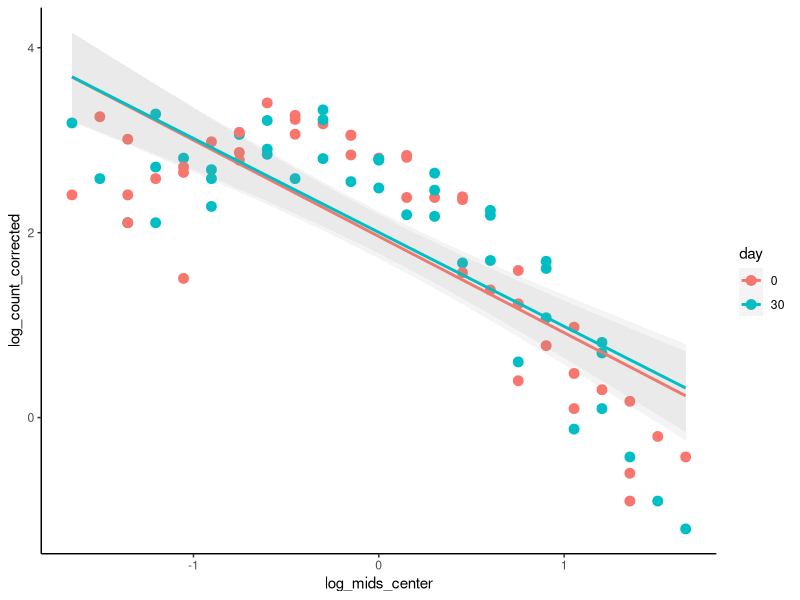

R code for this plot: (Note: this script raises an error after producing the figure.)
# sort data 
# Justin Pomeranz
# jfpomeranz@gmail.com

library(plyr)
library(tidyverse)
breaks<-2^seq(-25,15)

# function to bin individual weights, and center bins at x = 0
bin.center <- function(data, var, breaks, ...){
  binned_hist = hist(data[[var]], breaks = breaks,
                     include.lowest = TRUE,
                     plot = FALSE)
  breaks_orig = binned_hist$breaks[1:(length(breaks)-1)]
  breaks_offset = binned_hist$breaks[2:length(breaks)]
  break_width = breaks_offset - breaks_orig
  count = binned_hist$counts 
  dataout = data.frame(
    # count = binned_hist$counts,
    # mids = binned_hist$mids,
    # break_width = break_width,
    # count_corrected = count_corrected,
    log_count_corrected = log10(count / break_width),
    log_mids = log10(binned_hist$mids)
  )
  dataout = dataout[dataout$log_count_corrected !=-Inf,]
  dataout$log_mids_center = scale(dataout$log_mids,
                                  center = TRUE,
                                  scale = FALSE)
  dataout
}


# data from Scott Morton Travis Schmidt email 19 Jan 2018
# Modified to csv, changed colnames "estimated DM weight per individual (mg)" --> "ind_mg"; "estimated DM weight for all individuals of specified size class (mg)" --> "tot_mg"; deleted "a", "b" and "base" columns from original

# row 1329 in original did not have a value in "a" column. added value of "0.0070" found in "Scott_working_taxa_list.xlsx"
# added "a" and "b" values to row 1685

# read in modified data
dat <- read_csv("axl007.csv")[,c(2:3, 9:10)]
# filter out rows where ind_mg / tot_mg ==0
dat <- dat %>% filter(ind_mg != 0)

# what are the A1 A2... ?
# are the treatments just day 30?
# there are "controls" in the lab_smp_id, and in the treatment columns. When lab_smp_id == Alphanumeric && treatment == control, what is that? another control sampled at day 30???

# control rows 1:615
ctrl <- dat[1:615,]
ctrl <- ctrl[rep(seq_len(nrow(ctrl)),
                 times = ctrl$num_indiv), ]
ctrl <- ctrl %>%
  separate(lab_smp_id, c("rep", "day"), sep = " Day ")

ctrl$rep <- gsub("Control ", "", fixed = TRUE, x = ctrl$rep)


ctrl.bin.center <- ddply(ctrl,
                         .(rep, day),
                         bin.center, var = "ind_mg", breaks = breaks)

ggplot(ctrl.bin.center, aes(x = log_mids_center,
                     y = log_count_corrected,
                     color = day)) +
  geom_point(size = 3) +
  stat_smooth(method = "lm", alpha = 0.1) +
  theme_classic()

ctrl.lm <- lm(log_count_corrected ~ log_mids_center * rep*day, data = ctrl.bin.center)
summary(ctrl.lm)


# separate treatment into chem and conc(entrtion) 
dat <- dat %>%
   separate(treatment, c("chem", "conc"), fill = "right", remove = FALSE, convert = TRUE) %>% replace_na(replace = list(conc = 0))


# rep rows by num_ind
dat <- dat[rep(seq_len(nrow(dat)), times = dat$num_indiv), ]





# ddply solution ####
bin.df <- ddply(dat, .(chem, conc), bin, var = "ind_mg", breaks = breaks)

ggplot(bin.df, aes(x = log_break,
                   y = log_count_corrected,
                   color = chem)) +
  geom_point()

# color = chem, size = conc
ggplot(bin.df, aes(x = log_break,
                   y = log_count_corrected,
                   color = chem,
                   size = conc/100)) +
  geom_point() +
  theme_classic()

#













# dat %>% group_by(treatment) %>%
#   do(data.frame(bin(., var = "ind_mg", breaks = breaks)))

# splitting into list ####
# bin.list <- dat %>% 
#   split(.$treatment) %>% 
#   map(bin, var = "ind_mg", breaks = breaks)
# 
# bin.df <- ldply(bin.list)
# 
# ggplot(bin.df, aes(x = log_break,
#                    y = log_count_corrected,
#                    color = .id)) +
#   geom_point()
# 
# # color = chem, size = conc
# ggplot(bin.df, aes(x = log_break,
#                    y = log_count_corrected,
#                    color = chem,
#                    size = conc)) +
#   geom_point()

